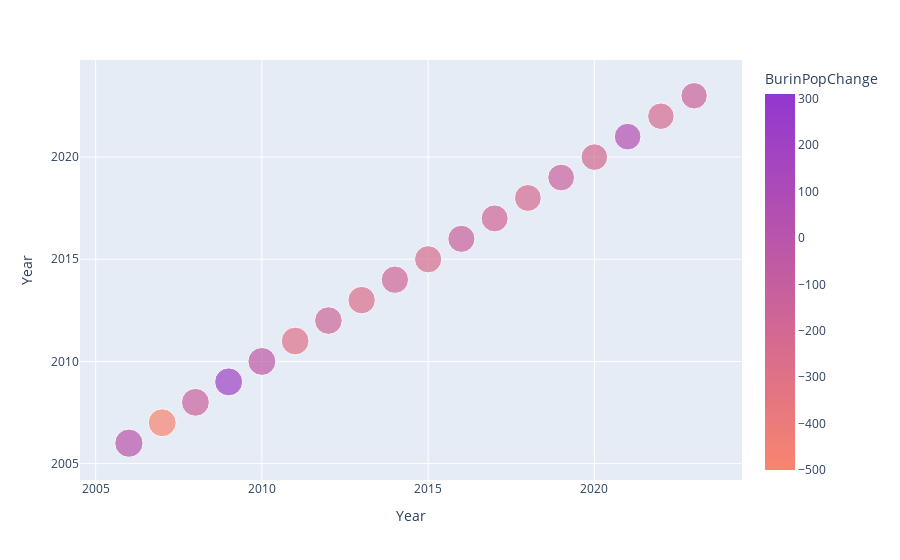

The notebook cell this image was saved under:
### Code cell
fig_burin = px.scatter(df,x='Year',y='Year',size='Burin Peninsula',color='BurinPopChange',color_continuous_scale=[(0,'rgb(248, 133, 111)'),(1,'rgb(146, 55, 208)')],range_color=[-500,310])
fig_burin.show()
fig_burin.write_image('/Users/katmckenney/Documents/Visualizations/Python Exports/popchange-burin.svg')

### Figure 1 — Plotly figure (JSON) as saved in the notebook; plotly's stock layout.template omitted (floating-point values rounded to 4 significant figures)
{"data": [{"hovertemplate": "Year=%{y}<br>Burin Peninsula=%{marker.size}<br>BurinPopChange=%{marker.color}<extra></extra>", "legendgroup": "", "marker": {"color": [0, -500, -136, 195, -45, -291, -170, -269, -177, -241, -129, -181, -228, -134, -208, 54, -225, -142], "coloraxis": "coloraxis", "size": [22372, 21872, 21736, 21931, 21886, 21595, 21425, 21156, 20979, 20738, 20609, 20428, 20200, 20066, 19858, 19912, 19687, 19545], "sizemode": "area", "sizeref": 55.93, "symbol": "circle"}, "mode": "markers", "name": "", "orientation": "v", "showlegend": false, "type": "scatter", "x": [2006, 2007, 2008, 2009, 2010, 2011, 2012, 2013, 2014, 2015, 2016, 2017, 2018, 2019, 2020, 2021, 2022, 2023], "xaxis": "x", "y": [2006, 2007, 2008, 2009, 2010, 2011, 2012, 2013, 2014, 2015, 2016, 2017, 2018, 2019, 2020, 2021, 2022, 2023], "yaxis": "y"}], "layout": {"coloraxis": {"cmax": 310, "cmin": -500, "colorbar": {"title": {"text": "BurinPopChange"}}, "colorscale": [[0, "rgb(248, 133, 111)"], [1, "rgb(146, 55, 208)"]]}, "legend": {"itemsizing": "constant", "tracegroupgap": 0}, "margin": {"t": 60}, "xaxis": {"anchor": "y", "domain": [0, 1], "title": {"text": "Year"}}, "yaxis": {"anchor": "x", "domain": [0, 1], "title": {"text": "Year"}}}}
